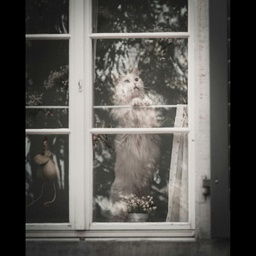
#> input picture CODE/ComputerVIsion/images/pexels-ahmetyuksek-21345810.jpg, 256 x 256 px, shrunk from 1024 x 1024 before the run; its folder holds only this picture in this run
$ jupyter execute component_analysis.ipynb   (shell and % lines are left out)
#> lines starting #> are read from the running program, lines starting #| are printed output that depends on the picture
# Image Processing

## Introduction

## Key Concepts Covered

## Dependencies

[cell 1]
# Import required libraries
import numpy as np
import matplotlib.pyplot as plt
from PIL import Image
import os
import random
from typing import Tuple, List, Optional

# Configure matplotlib for better display in notebook
plt.style.use('seaborn')

# Set random seed for reproducibility
np.random.seed(42)

## Helper Functions

First we need to create some utility functions that will help develop and test our algoirthms:
1. Load and preprocess images
2. Display results for comparison
3. Analyze image characteristics

[cell 2]
# [120 lines left out: functions load_image, display_images, analyze_image, plot_histogram, not called in this run]

def get_random_image(folder_path: str = '../images', seed: Optional[int] = None) -> str:
    """Get a random image path from a directory.

    Args:
        folder_path: Directory containing images
        seed: Optional random seed for reproducibility

    Returns:
        Path to randomly selected image
    """
    if seed is not None:
        random.seed(seed)

    # Define valid image extensions
    valid_extensions = ('.jpg', '.jpeg', '.png', '.bmp', '.tiff')

    # Get list of valid image files
    image_files = [
        f for f in os.listdir(folder_path)
        if f.lower().endswith(valid_extensions)
    ]

    if not image_files:
        raise ValueError(f"No valid images found in {folder_path}")

    # Select random image
    image_file = random.choice(image_files)
    return os.path.join(folder_path, image_file)

def load_image(path: str) -> np.ndarray:
    """Load an image and convert to grayscale numpy array."""
    return np.array(Image.open(path).convert('L'))

def display_comparison(original: np.ndarray,
                      processed_images: List[np.ndarray],
                      titles: List[str],
                      figsize: Tuple[int, int] = (15, 5)) -> None:
    """Display original image alongside processed versions.

    Args:
        original: Original image array
        processed_images: List of processed image arrays
        titles: List of titles for each image
        figsize: Figure size tuple
    """
    n_images = len(processed_images) + 1  # +1 for original
    fig, axes = plt.subplots(1, n_images, figsize=figsize)

    # Display original
    axes[0].imshow(original, cmap='gray')
    axes[0].set_title('Original')
    axes[0].axis('off')

    # Display processed images
    for i, (img, title) in enumerate(zip(processed_images, titles), 1):
        axes[i].imshow(img, cmap='gray')
        axes[i].set_title(title)
        axes[i].axis('off')

    plt.tight_layout()
    plt.show()

def add_noise(image: np.ndarray, noise_type: str = 'gaussian', amount: float = 0.1) -> np.ndarray:
    """Add noise to an image for testing filters.

    Args:
        image: Input image array
        noise_type: 'gaussian' or 'salt_pepper'
        amount: Noise intensity (0-1)
    """
#> called with noise_type = 'gaussian', amount = 0.1
    noisy = image.copy().astype(float)

    if noise_type == 'gaussian':
        noise = np.random.normal(0, amount * 255, image.shape)
        noisy = np.clip(noisy + noise, 0, 255)

    elif noise_type == 'salt_pepper':
        # Salt
        salt = np.random.random(image.shape) < amount/2
        noisy[salt] = 255

        # Pepper
        pepper = np.random.random(image.shape) < amount/2
        noisy[pepper] = 0

    return noisy.astype(np.uint8)

## Pixel Processing

- Basic transformations
- Brightness, Contrast, gamma
- Per-pixel operations

[cell 3]
# [53 lines left out: functions adjust_brightness, adjust_contrast, adjust_gamma, compare_pixel_processing, not called in this run]

## Convolution

- Kernels
- Linear Image Filters
- Non-Linear Image Filters
- Template Matching (for object and pattern matching)

[cell 4]
def convolve2d(image: np.ndarray, kernel: np.ndarray) -> np.ndarray:
    """Implement 2D convolution from scratch.

    This function performs 2D convolution between an image and a kernel.
    It includes proper padding to maintain the input image size.

    Args:
        image: Input image array
        kernel: Convolution kernel

    Returns:
        Convolved image array
    """
    # Get sizes of image and kernel
    img_height, img_width = image.shape
#> img_height = 256; img_width = 256
    kernel_height, kernel_width = kernel.shape

    # Calculate padding sizes
    pad_height = kernel_height // 2
    pad_width = kernel_width // 2

    # Create padded image using reflection padding
    padded_image = np.pad(image,
                         ((pad_height, pad_height),
                          (pad_width, pad_width)),
                         mode='reflect')

    # Initialize output array
    output = np.zeros_like(image, dtype=np.float32)

    # Perform convolution
    for i in range(img_height):
        for j in range(img_width):
            # Extract the region to apply the kernel
            region = padded_image[i:i + kernel_height,
                                j:j + kernel_width]
            # Apply kernel and sum
            output[i, j] = np.sum(region * kernel)

    return output

def correlate2d(image: np.ndarray, kernel: np.ndarray) -> np.ndarray:
    """Implement 2D correlation from scratch.

    Similar to convolution but without flipping the kernel.
    Used primarily in template matching.
    """
    # Get sizes
    img_height, img_width = image.shape
    kernel_height, kernel_width = kernel.shape

    # Calculate output dimensions
    out_height = img_height - kernel_height + 1
    out_width = img_width - kernel_width + 1

    # Initialize output array
    output = np.zeros((out_height, out_width), dtype=np.float32)

    # Perform correlation
    for i in range(out_height):
        for j in range(out_width):
            region = image[i:i + kernel_height, j:j + kernel_width]
            output[i, j] = np.sum(region * kernel)

    return output

def create_gaussian_kernel(size: int, sigma: float) -> np.ndarray:
    """Create a 2D Gaussian kernel for filtering.

    Args:
        size: Kernel size (should be odd)
        sigma: Standard deviation of Gaussian
    """
    if size % 2 == 0:
        raise ValueError("Kernel size must be odd")

    # Create 1D coordinate arrays
    coord = np.arange(-(size // 2), size // 2 + 1)
    x, y = np.meshgrid(coord, coord)

    # Calculate Gaussian values
    gaussian = np.exp(-(x**2 + y**2) / (2 * sigma**2))

    # Normalize the kernel
    return gaussian / np.sum(gaussian)

def apply_filter(image: np.ndarray, kernel: np.ndarray) -> np.ndarray:
    #Apply a filter kernel to an image using our custom convolution.

    filtered = convolve2d(image, kernel)
    return np.clip(filtered, 0, 255).astype(np.uint8)

### Linear Filter

[cell 5]
def mean_filter(image: np.ndarray, size: int = 3) -> np.ndarray:
    #Apply mean (average) filter using custom convolution.

    kernel = np.ones((size, size)) / (size * size)
    return apply_filter(image, kernel)
#> in convolve2d (call 2), `padded_image = np.pad(image, ((pad_height, pad_height), (pad_width, pa..`:
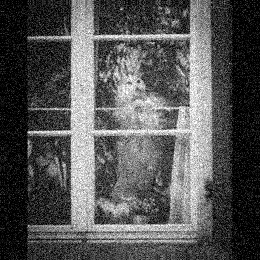
#> padded_image: shape (260, 260); min 0, max 255, mean 85.4


def gaussian_filter(image: np.ndarray, size: int = 3, sigma: float = 1.0) -> np.ndarray:
    #Apply Gaussian filter using custom convolution.

    kernel = create_gaussian_kernel(size, sigma)
    return apply_filter(image, kernel)


def compare_linear_filters(image_path: str) -> None:
    """Compare different linear filtering operations."""
    # Load image and add noise for better visualization
    original = load_image(image_path)
    noisy = add_noise(original, 'gaussian', 0.1)

    # Apply different linear filters
    mean_3x3 = mean_filter(noisy, size=3)
    mean_5x5 = mean_filter(noisy, size=5)
    gauss_small = gaussian_filter(noisy, size=3, sigma=1.0)
    gauss_large = gaussian_filter(noisy, size=5, sigma=2.0)

    # Display original and noisy images
    display_comparison(original, [noisy], ['Noisy Image'])
#> in display_comparison, `n_images = len(processed_images) + 1`: n_images = 2
#> the loop in display_comparison, `for i, (img, title) in enumerate(zip(processed_images, titles), 1):` made 1 pass
#> (i, title) on pass 1: (1, 'Noisy Image')

    # Display mean filter results
    display_comparison(noisy,
                      [mean_3x3, mean_5x5],
                      ['Mean 3x3', 'Mean 5x5'])
#> the loop in display_comparison (call 2), `for i, (img, title) in enumerate(zip(processed_images, titles), 1):` made 2 passes
#> (i, title) on passes 1 to 2: (1, 'Mean 3x3'), (2, 'Mean 5x5')

    # Display Gaussian filter results
    display_comparison(noisy,
                      [gauss_small, gauss_large],
                      ['Gaussian 3x3 (σ=1.0)', 'Gaussian 5x5 (σ=2.0)'])
#> call 2 of add_noise, with noise_type = 'gaussian', amount = 0.1
#> in add_noise (call 2), `noisy = np.clip(noisy + noise, 0, 255)`:
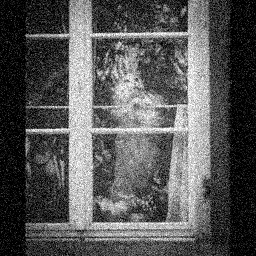
#> noisy: shape (256, 256) float64; min 0, max 255, mean 87.6

[cell 6]
compare_linear_filters(get_random_image())

## Non-linear image filter

[cell 7]
def median_filter(image: np.ndarray, size: int = 3) -> np.ndarray:
    #Apply median filter using custom convolution.
    # Paddding
#> called with size = 3
    pad = size // 2

    # Pad image
    padded = np.pad(image, pad, mode='reflect')

    # Initialize output array
    output = np.zeros_like(image)

    # Apply median filter
    for i in range(image.shape[0]):
        for j in range(image.shape[1]):
            window = padded[i:i + size, j:j + size]

            # Calculate median value within the window
            output[i, j] = np.median(window)

    return output.astype(np.uint8)


def bilateral_filter(image: np.ndarray,
                    size: int = 5,
                    sigma_spatial: float = 1.0,
                    sigma_intensity: float = 50.0) -> np.ndarray:
    """Apply bilateral filter for edge-preserving smoothing.

    Args:
        image: Input grayscale image
        size: Filter window size
        sigma_spatial: Standard deviation for spatial kernel
        sigma_intensity: Standard deviation for intensity kernel
    """
#> called with size = 5, sigma_spatial = 1, sigma_intensity = 50
    # Create spatial Gaussian kernel
    spatial_kernel = create_gaussian_kernel(size, sigma_spatial)

    # Initialize output
    output = np.zeros_like(image, dtype=np.float32)
    pad = size // 2

    # Pad image for border handling
    padded = np.pad(image, pad, mode='reflect')
#> padded: shape (260, 260)

    # Apply bilateral filter
    for i in range(pad, padded.shape[0] - pad):
        for j in range(pad, padded.shape[1] - pad):
            # Extract window
            window = padded[i-pad:i+pad+1, j-pad:j+pad+1]

            # Calculate intensity weights
            intensity_diff = window - padded[i, j]
            intensity_weights = np.exp(-np.square(intensity_diff) / (2 * sigma_intensity**2))

            # Combine spatial and intensity weights
            weights = spatial_kernel * intensity_weights
            weights = weights / np.sum(weights)

            # Calculate filtered value
            output[i-pad, j-pad] = np.sum(window * weights)

    return output.astype(np.uint8)

def compare_nonlinear_filters(image_path: str) -> None:
    """Compare different non-linear filtering operations."""
    # Load image and add different types of noise
    original = load_image(image_path)
    gaussian_noise = add_noise(original, 'gaussian', 0.1)
    sp_noise = add_noise(original, 'salt_pepper', 0.1)

    # Apply filters to gaussian noise
    median_gauss = median_filter(gaussian_noise, size=3)
    bilateral_gauss = bilateral_filter(gaussian_noise)

    # Apply filters to salt & pepper noise
    median_sp = median_filter(sp_noise, size=3)
    bilateral_sp = bilateral_filter(sp_noise)
#> call 2 of bilateral_filter, with size = 5, sigma_spatial = 1, sigma_intensity = 50
#> after the loop in bilateral_filter (call 2), `for i in range(pad, padded.shape[0] - pad):`:
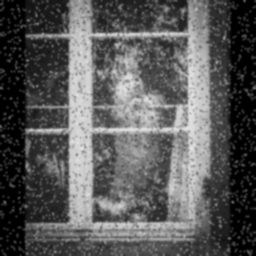
#> output: shape (256, 256) float32; min 0, max 230.9, mean 89.2

    # Display results for Gaussian noise
    display_comparison(original,
                      [gaussian_noise, median_gauss, bilateral_gauss],
                      ['Gaussian Noise', 'Median Filter', 'Bilateral Filter'])

    # Display results for Salt & Pepper noise
    display_comparison(original,
                      [sp_noise, median_sp, bilateral_sp],
                      ['Salt & Pepper Noise', 'Median Filter', 'Bilateral Filter'])

[cell 8]
compare_nonlinear_filters(get_random_image())

## Laplace Filter

[cell 9]
def laplacian_filter(image: np.ndarray) -> np.ndarray:
    """Apply Laplacian filter for edge detection.

    The Laplacian filter detects edges by finding rapid intensity changes
    in both x and y directions simultaneously. We use a 3x3 kernel that
    approximates the second derivative.
    """
    # Define Laplacian kernel
    kernel = np.array([[0, 1, 0],
                      [1, -4, 1],
                      [0, 1, 0]])

    # Apply convolution
    edges = convolve2d(image, kernel)
#> after the loop in convolve2d (call 5), `for i in range(img_height):`:
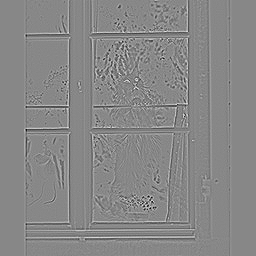
#> output: shape (256, 256) float32; min -240, max 211, mean 0; drawn with min black and max white

    # Normalize to better visualize edges
    edges = np.abs(edges)
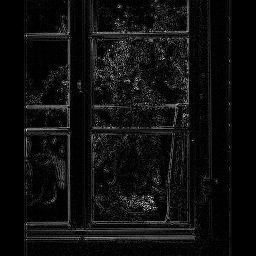
#> edges: shape (256, 256) float32; min 0, max 240, mean 14.8
    edges = (edges / np.max(edges) * 255).astype(np.uint8)

    return edges

def compare_edge_detection(image_path: str) -> None:
    """Compare original image with its edge detection result."""
    # Load image
    original = load_image(image_path)

    # Apply Laplacian edge detection
    edges = laplacian_filter(original)

    # Display results
    display_comparison(original,
                      [edges],
                      ['Laplacian Edges'])

    print("Laplacian filter highlights edges by detecting rapid intensity changes.")
    print("Brighter pixels indicate stronger edges.")


compare_edge_detection(get_random_image())

### Template Matching

[cell 10]
def template_match(image: np.ndarray,
                  template: np.ndarray,
                  method: str = 'ncc') -> Tuple[np.ndarray, tuple]:
    # Perform Template Matching
    if method == 'ncc':
        # Compute correlation
        correlation = correlate2d(image, template)

        # Compute normalizing factors
        template_norm = np.sqrt(np.sum(template**2))

        # Compute local image norms
        img_squares = correlate2d(image**2, np.ones_like(template))
        img_norms = np.sqrt(img_squares)

        # Normalize correlation
        result = correlation / (img_norms * template_norm + 1e-10)

    elif method == 'ssd':
        # Get output dimensions
        out_height = image.shape[0] - template.shape[0] + 1
        out_width = image.shape[1] - template.shape[1] + 1
        result = np.zeros((out_height, out_width))

        # Compute sum of squared differences
        for i in range(out_height):
            for j in range(out_width):
                region = image[i:i + template.shape[0],
                             j:j + template.shape[1]]
                result[i, j] = -np.sum((region - template)**2)

    else:
        raise ValueError("Method must be 'ncc' or 'ssd'")

    # Find best match
    match_pos = np.unravel_index(np.argmax(result), result.shape)

    return result, match_pos


def demonstrate_template_matching(image_path: str) -> None:
    """Demonstrate template matching with a region from the image itself."""
    # Load image
    original = load_image(image_path)

    # Create a template from a portion of the image
    h, w = original.shape
#> h = 256; w = 256
    template_size = (h//4, w//4)  # Use quarter of image dimensions
#> template_size = (64, 64)
    start_h = h//3
#> start_h = 85
    start_w = w//3
#> start_w = 85
    template = original[start_h:start_h + template_size[0],
                       start_w:start_w + template_size[1]]
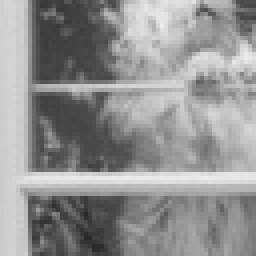
#> template: shape (64, 64) (shown 4 times larger); min 38, max 235, mean 146

    # Perform template matching
    correlation_map, best_match = template_match(original, template)
#> after the loop in correlate2d, `for i in range(out_height):`:
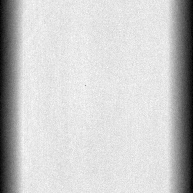
#> output: shape (193, 193) float32; min 310663, max 539139, mean 491918.3; drawn with min black and max white
#> in template_match, `template_norm = np.sqrt(np.sum(template**2))`: template_norm = 667.1
#> after the loop in correlate2d (call 2), `for i in range(out_height):`:
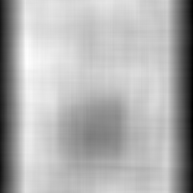
#> output: shape (193, 193) float32; min 266044, max 496230, mean 425552.8; drawn with min black and max white
#> in template_match, `result = correlation / (img_norms * template_norm + 1e-10)`:
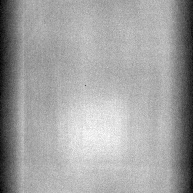
#> result: shape (193, 193) float32; min 0.866, max 1.28, mean 1.13; drawn with min black and max white
#> in template_match, `match_pos = np.unravel_index(np.argmax(result), result.shape)`: match_pos = (127, 90)
#> best_match = (127, 90)

    # Visualize results
    plt.figure(figsize=(15, 5))

    # Original image with template region highlighted
    plt.subplot(131)
    plt.imshow(original, cmap='gray')
    plt.title('Original Image\nwith Template Region')
    plt.plot([start_w, start_w + template_size[1],
              start_w + template_size[1], start_w, start_w],
             [start_h, start_h,
              start_h + template_size[0], start_h + template_size[0], start_h],
             'r-', linewidth=2)
    plt.axis('off')

    # Template
    plt.subplot(132)
    plt.imshow(template, cmap='gray')
    plt.title('Template')
    plt.axis('off')

    # Correlation map
    plt.subplot(133)
    plt.imshow(correlation_map, cmap='jet')
    plt.colorbar()
    plt.title('Correlation Map\n(Brighter = Better Match)')
    plt.plot(best_match[1], best_match[0], 'r+', markersize=15)
    plt.axis('off')

    plt.tight_layout()
    plt.show()
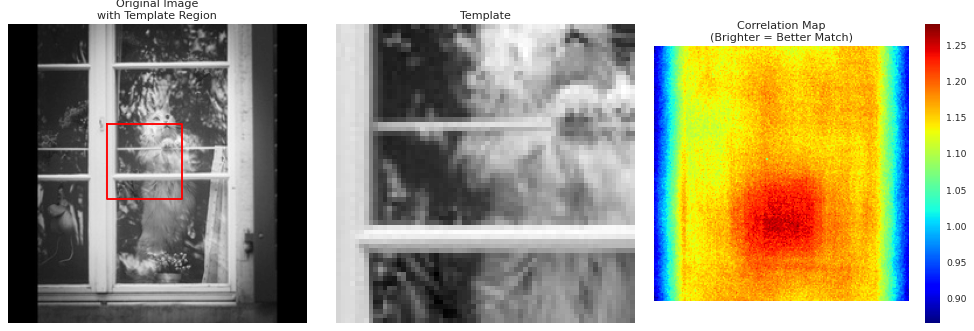
#> figure drawn by matplotlib, 4 panels

    print("\nTemplate Matching Results:")
    print(f"Best match found at position: {best_match}")
#| Best match found at position: (127, 90)
    print("The correlation map shows how well the template matches at each position.")
    print("Brighter regions indicate better matches.")

# Example usage functions
# [7 lines left out: function template_matching, not called in this run]

$ run again, on CODE/ComputerVIsion/images/pexels-ahmetyuksek-29606572.jpg
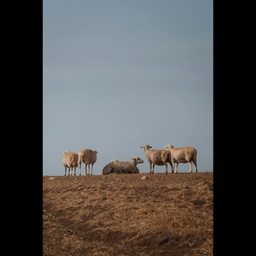
#> input picture CODE/ComputerVIsion/images/pexels-ahmetyuksek-29606572.jpg, 256 x 256 px, shrunk from 1024 x 1024 before the run
#> padded_image: shape (260, 260)
#> n_images = 2
#> the loop in display_comparison, `for i, (img, title) in enumerate(zip(processed_images, titles), 1):` made 1 pass
#> (i, title) on pass 1: (1, 'Noisy Image')
#> the loop in display_comparison (call 2), `for i, (img, title) in enumerate(zip(processed_images, titles), 1):` made 2 passes
#> (i, title) on passes 1 to 2: (1, 'Mean 3x3'), (2, 'Mean 5x5')
#> padded_image: shape (258, 258)
#> after the loop in correlate2d, `for i in range(out_height):`:
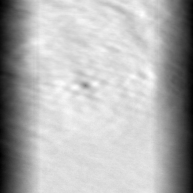
#> output: shape (193, 193) float32; min 186053, max 561458, mean 448549.2; drawn with min black and max white
#> template_norm = 610.4
#> match_pos = (0, 160)
#> in demonstrate_template_matching, `plt.show()`:
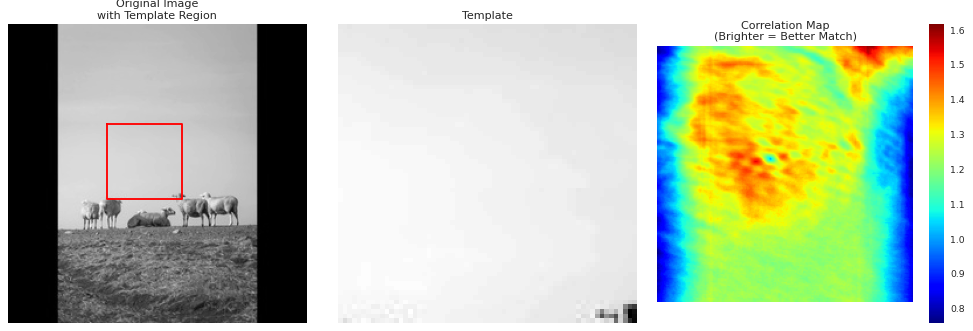
#> figure drawn by matplotlib, 4 panels
#| Best match found at position: (0, 160)

$ run again, on CODE/ComputerVIsion/images/pexels-ahmetyuksek-29644626.jpg
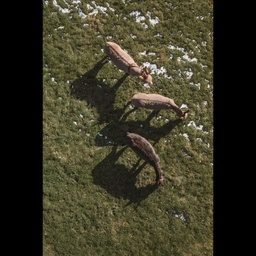
#> input picture CODE/ComputerVIsion/images/pexels-ahmetyuksek-29644626.jpg, 256 x 256 px, shrunk from 1024 x 1024 before the run
#> padded_image: shape (260, 260)
#> n_images = 2
#> the loop in display_comparison, `for i, (img, title) in enumerate(zip(processed_images, titles), 1):` made 1 pass
#> (i, title) on pass 1: (1, 'Noisy Image')
#> the loop in display_comparison (call 2), `for i, (img, title) in enumerate(zip(processed_images, titles), 1):` made 2 passes
#> (i, title) on passes 1 to 2: (1, 'Mean 3x3'), (2, 'Mean 5x5')
#> padded_image: shape (258, 258)
#> template_norm = 686.5
#> match_pos = (136, 80)
#> in demonstrate_template_matching, `plt.show()`:
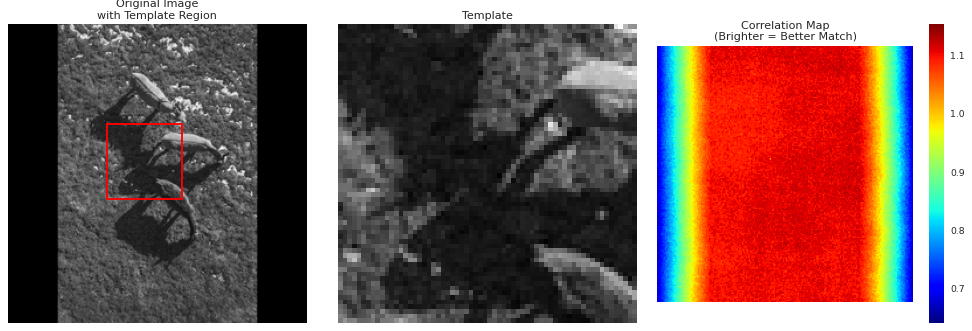
#> figure drawn by matplotlib, 4 panels
#| Best match found at position: (136, 80)
